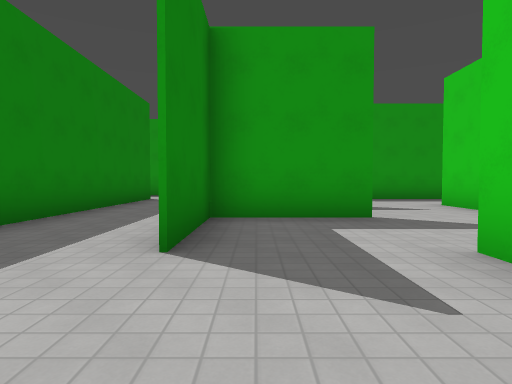
view 1 (above)

19 first-person views from a walk through a 3-D level made in the Godot game engine. The camera is 1.3 m above the floor, tilts 2° down and sees 75° across. The floor is counted in squares, 2.4 m on a side. Each view is taken from the middle of a square. On the plan, view 1 faces up. The plan holds only what a view shows up to about 9 squares ahead; the rest is blank. The place goes on beyond the plan. Surface patterns are stand-ins for the level's own textures.

view 2
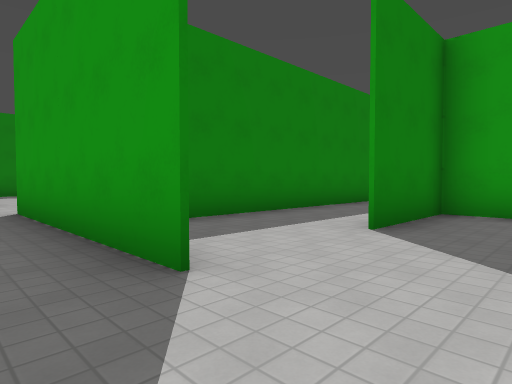

view 3
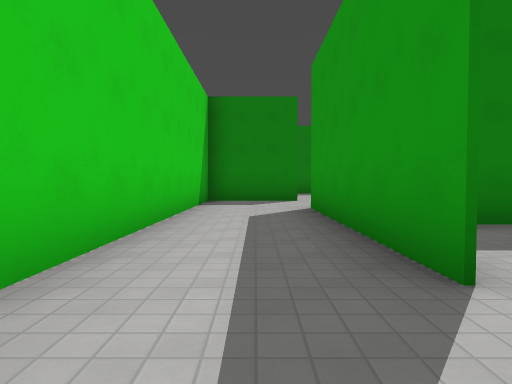

view 4
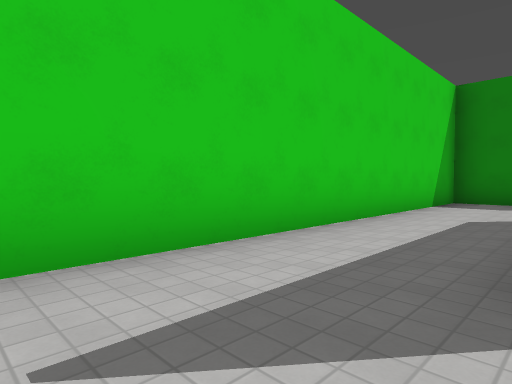

view 5
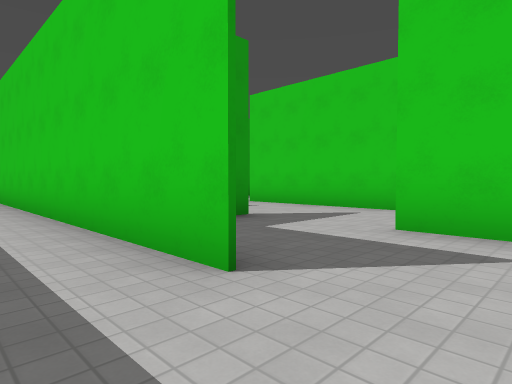

view 6
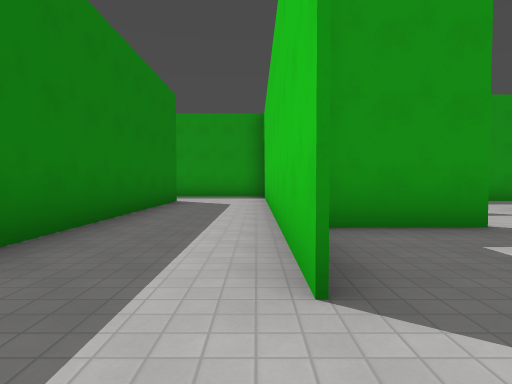

view 7
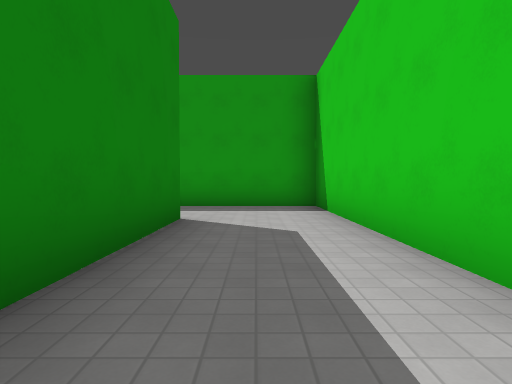

view 8
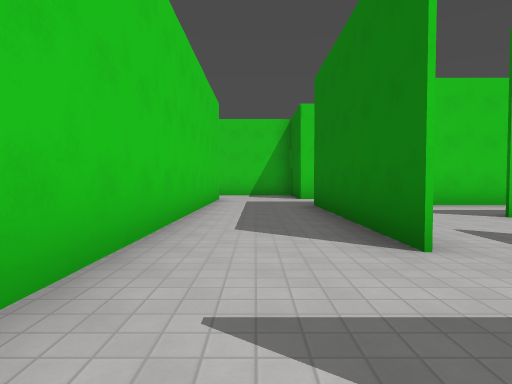

view 9
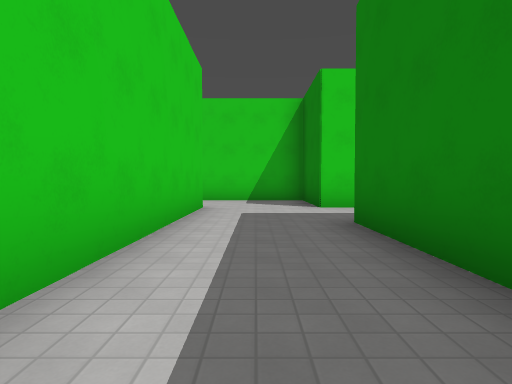

view 10
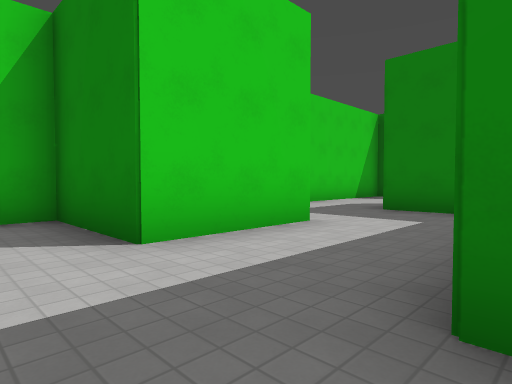

view 11
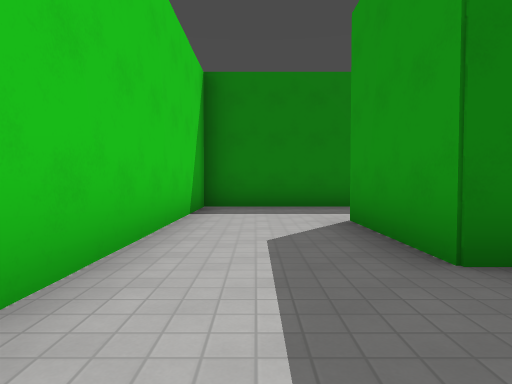

view 12
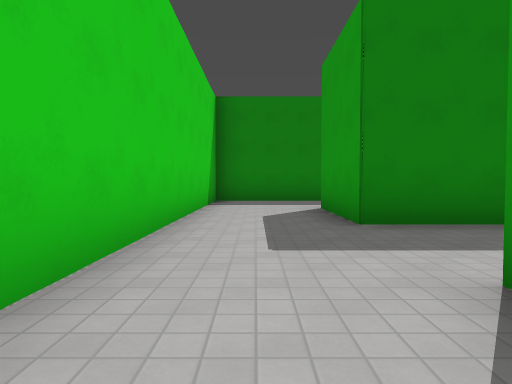

view 13
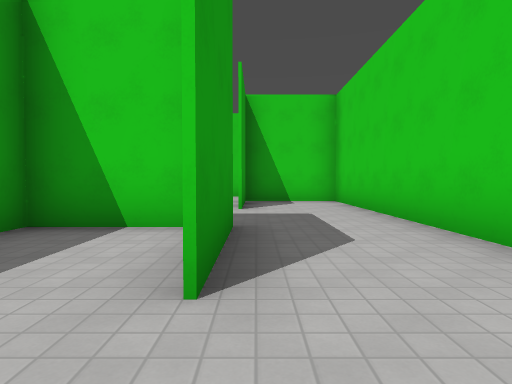

view 14
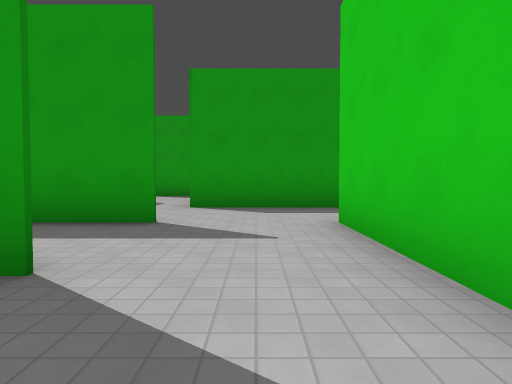

view 15
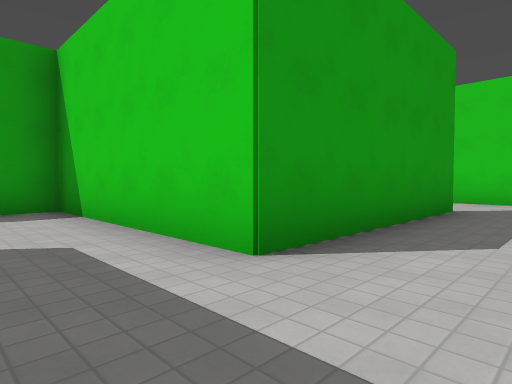

view 16
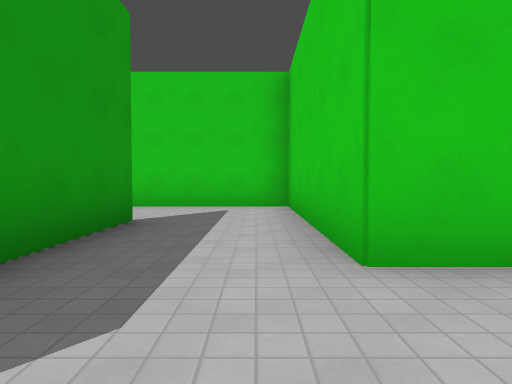

view 17
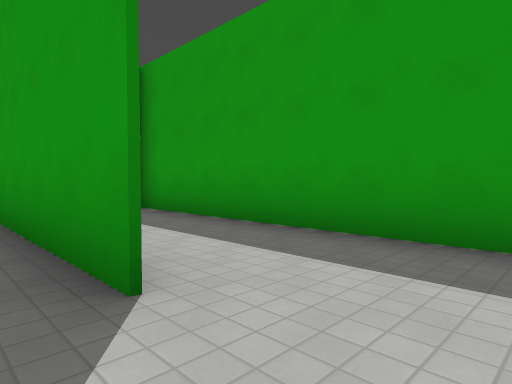

view 18
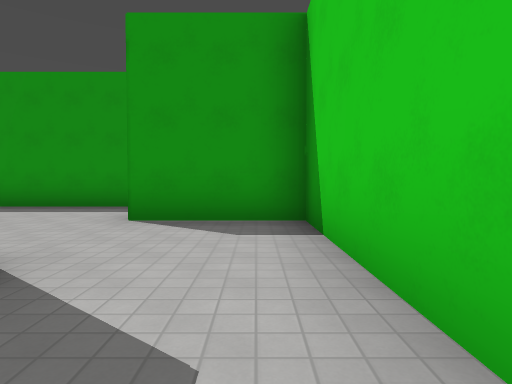

view 19
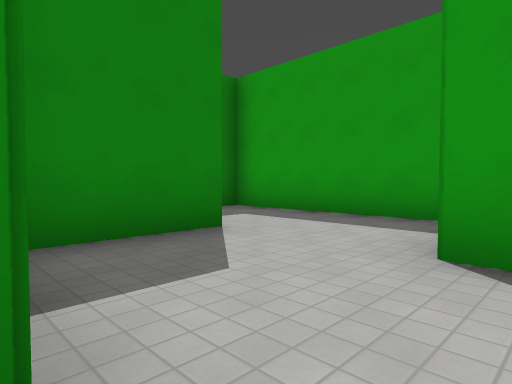

### Floor plan
Ten units are one square. View 1 is at (0, 0); x grows to the right and y downward. Boxes are objects, and circles mark ways between rooms. Rooms are numbered by the first view taken in them; rooms with no view inside come last. Other rooms are left out.
<svg viewBox="-84 -150 178 226">
<path fill="none" stroke="#000" d="M-6 -1 -55 -1M-79 -1 -79 23 8 23M-7 -24 -7 -121 -36 -121M-31 -97 -31 -16M17 -14 17 -25M18 -49 -7 -49 -7 -25M41 -26 41 -56M-8 47 17 47M41 48 41 -26M-31 29 -31 47M17 -25 17 24M-31 47 -55 47M14 47 -8 47M17 71 17 48M-79 40 -79 71 24 71M41 -73 89 -73 89 -106M66 -97 17 -97 17 -145 -8 -145M-31 43 -31 23M76 -121 16 -121M18 -73 1 -73M41 -56 41 -73M-31 -145 -31 -125"/>
<circle cx="5" cy="0" r="3" fill="#2a7"/>
<circle cx="-10" cy="-15" r="3" fill="#2a7"/>
<circle cx="30" cy="-20" r="3" fill="#2a7"/>
<circle cx="25" cy="-50" r="3" fill="#2a7"/>
<circle cx="-15" cy="50" r="3" fill="#2a7"/>
<circle cx="-65" cy="50" r="3" fill="#2a7"/>
<circle cx="75" cy="-100" r="3" fill="#2a7"/>
<circle cx="25" cy="-70" r="3" fill="#2a7"/>
<circle cx="-10" cy="-130" r="3" fill="#2a7"/>
<text x="-30" y="10">1</text>
<text x="-20" y="-60">2</text>
<text x="10" y="-30">3</text>
<text x="10" y="30">4</text>
<text x="-30" y="60">5</text>
<text x="30" y="-90">6</text>
<text x="-60" y="30">7</text>
<text x="50" y="-110">8</text>
<text x="20" y="-60">9</text>
<text x="-20" y="-140">10</text>
</svg>
Room 1 opens to room 3. Room 2 opens to room 3. Room 3 opens to room 4. Room 3 opens to room 9. Room 4 opens to room 5. Room 5 opens to room 7. Room 6 opens to room 8. Room 6 opens to room 9. Room 6 opens to room 10.

Where each view was taken, in squares from view 1:
view 1: 0 up, 0 right, facing up
view 2: 1 down, 1 right, facing up-left
view 3: 1 down, 1 right, facing left
view 4: 0 up, 1 right, facing down-left
view 5: 1 up, 2 left, facing up-right
view 6: 1 up, 1 left, facing up
view 7: 5 up, 2 left, facing up
view 8: 5 up, 3 right, facing down
view 9: 2 up, 3 right, facing down
view 10: 2 down, 3 right, facing down-left
view 11: 6 down, 1 left, facing left
view 12: 6 down, 1 right, facing left
view 13: 5 down, 7 left, facing right
view 14: 3 up, 3 right, facing up
view 15: 8 up, 0 right, facing up-right
view 16: 8 up, 2 right, facing right
view 17: 9 up, 8 right, facing up-left
view 18: 10 up, 1 right, facing up
view 19: 12 up, 0 right, facing up-left
